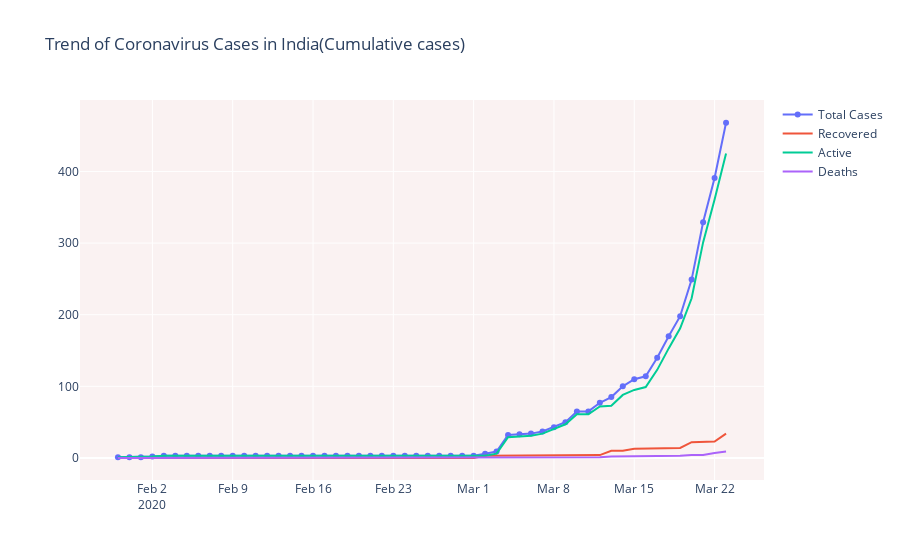
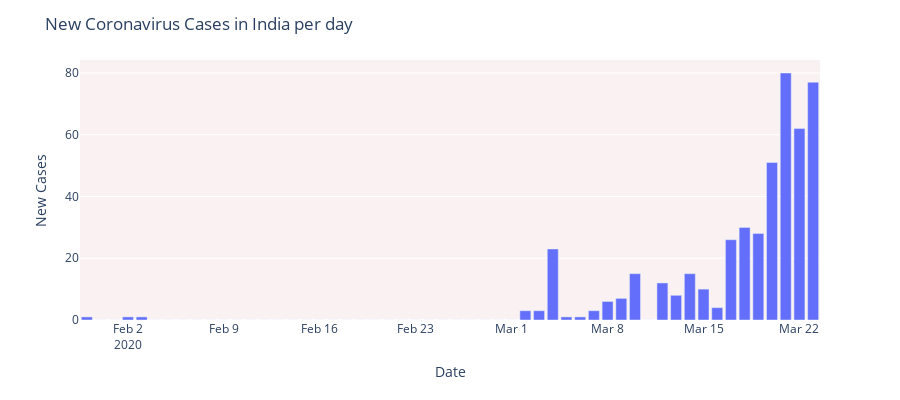

The cell these charts' notebook holds for them, in order:
### Code cell
# Rise in COVID-19 cases in India
dbd_India=df3
fig = go.Figure()

fig.add_trace(go.Scatter(x=dbd_India['Date'], y=dbd_India['Total Cases'],
                    mode='lines+markers',name='Total Cases'))

fig.add_trace(go.Scatter(x=dbd_India['Date'], y=dbd_India['Recovered'], 
                mode='lines',name='Recovered'))
fig.add_trace(go.Scatter(x=dbd_India['Date'], y=dbd_India['Active'], 
                mode='lines',name='Active'))
fig.add_trace(go.Scatter(x=dbd_India['Date'], y=dbd_India['Deaths'], 
                mode='lines',name='Deaths'))
        
    
fig.update_layout(title_text='Trend of Coronavirus Cases in India(Cumulative cases)',plot_bgcolor='rgb(250, 242, 242)')

fig.show()

# New COVID-19 cases reported daily in India

import plotly.express as px
fig = px.bar(dbd_India, x="Date", y="New Cases", barmode='group',
             height=400)
fig.update_layout(title_text='New Coronavirus Cases in India per day',plot_bgcolor='rgb(250, 242, 242)')

fig.show()
